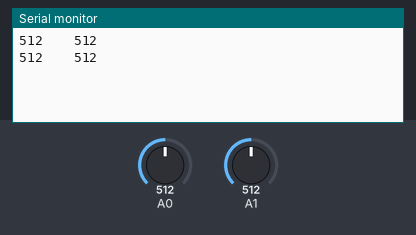
Simulated run of this sketch. Board: Arduino Uno, built with avr-gcc and run on an emulated ATmega328P. Parts: the last lines printed to the serial monitor. The inputs (shaded band) are chosen by the test bench; at power-on: A0 = 512, A1 = 512.

Above: at 1.8 s.
1.9 s: A0 set to 716
At 2.8 s:
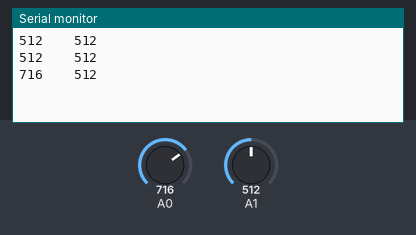
3.4 s: A1 set to 716
At 4.6 s:
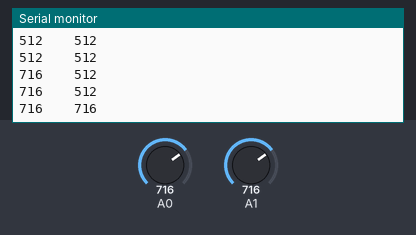
4.9 s: A0 set to 900
At 5.4 s:
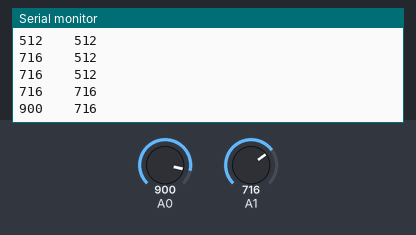
6.4 s: A1 set to 900
At 7.8 s:
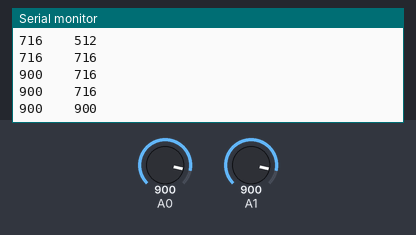
Timing chart, 0 to 8.9 s (numbered marks = the images above; inputs shaded):
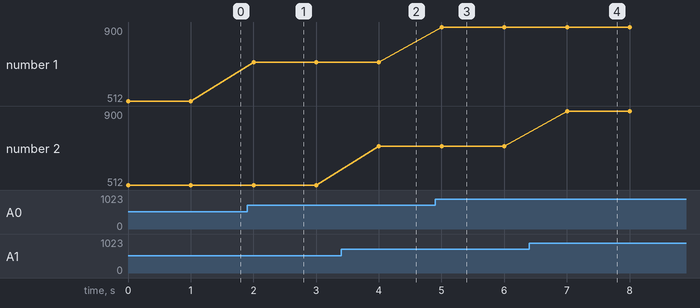

Measured:
- after the input at 1.9 s, the serial monitor: prints a new line after 0.10 s (image 1)
- after the input at 3.4 s, the serial monitor: prints a new line after 0.60 s (image 2)
- after the input at 4.9 s, the serial monitor: prints a new line after 0.10 s (image 3)
- after the input at 6.4 s, the serial monitor: prints a new line after 0.60 s (image 4)
- plotted number 1: 512 → 716 after the input at 1.9 s, 716 → 900 after the input at 4.9 s

The sketch:

accelerometer.ino
```cpp
void setup(){
    Serial.begin(9600);
}

void loop()
{
  int x = analogRead(A0);
  int y = analogRead(A1);
 // int z = analogRead(A0);
  Serial.print(x);
  Serial.print("    ");
  Serial.println(y);
 /* Serial.print(" ");
  Serial.print(y);
  Serial.print(" ");
  Serial.println(z);*/
  delay(1000);
}
```
